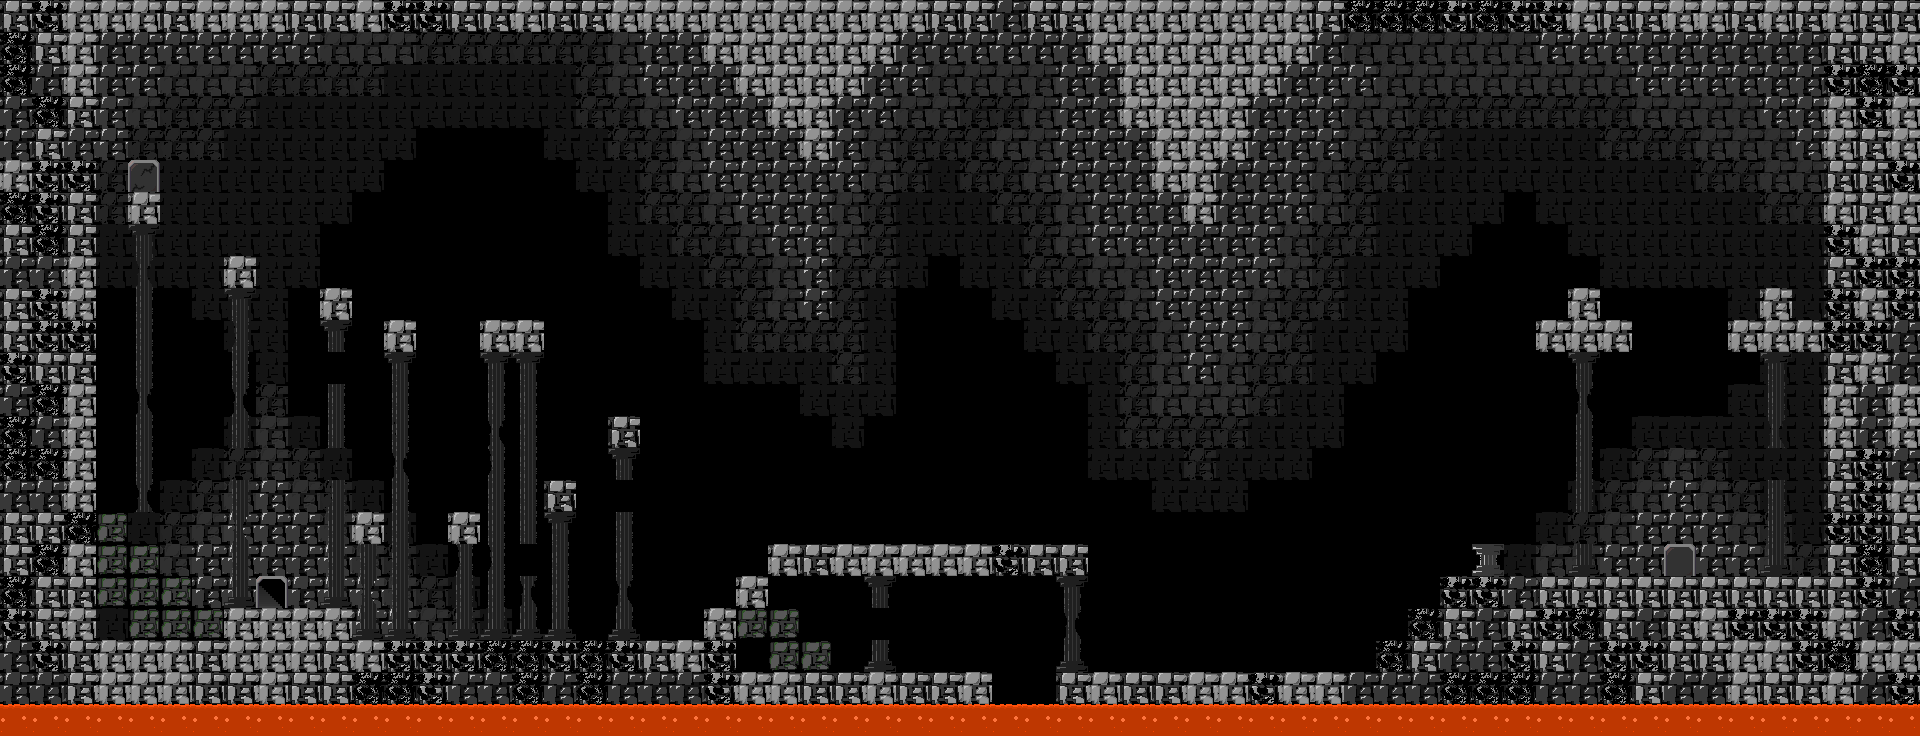

This is a level from a 2D game, rendered from its Tiled map with the project's own tilesets. A one-line summary and the map file follow, with tile-layer data summarised:
An orthogonal 60x23 tile map with 32x32 px tiles, 11 tile layers (background, door_off, lava, background_foreground, ...) and 7 objects.

<map version="1.0" orientation="orthogonal" renderorder="right-down" width="60" height="23" tilewidth="32" tileheight="32" backgroundcolor="#000000" nextobjectid="42">
 <tileset firstgid="1" name="gizmo" tilewidth="32" tileheight="32" tilecount="56">
  <image source="../../tileset/gizmo.png" width="256" height="224" />
  <tile id="0">
   <properties>
    <property name="item_type" value="BOMB" />
    <property name="name" value="topleft" />
   </properties>
  </tile>
  <tile id="30">
   <properties>
    <property name="destination" value="door_next" />
    <property name="room_number" value="1" />
   </properties>
  </tile>
 </tileset>
 <layer name="background" width="60" height="23">
  <data>[1380 cells, 762 non-empty, 16 distinct tile ids]</data>
 </layer>
 <layer name="door_off" width="60" height="23">
  <data>[1380 cells, 8 non-empty, 5 distinct tile ids]</data>
 </layer>
 <layer name="lava" width="60" height="23">
  <data>[1380 cells, 60 non-empty, 1 distinct tile ids]</data>
 </layer>
 <layer name="background_foreground" width="60" height="23">
  <data>[1380 cells, 58 non-empty, 6 distinct tile ids]</data>
 </layer>
 <layer name="ground" width="60" height="23">
  <data>[1380 cells, 83 non-empty, 6 distinct tile ids]</data>
 </layer>
 <layer name="destroyable_block_dirt" width="60" height="23">
  <data>[1380 cells, 13 non-empty, 2 distinct tile ids]</data>
 </layer>
 <layer name="destroyable_block_fall" width="60" height="23">
  <data>[1380 cells, 2 non-empty, 1 distinct tile ids]</data>
 </layer>
 <layer name="wall" width="60" height="23">
  <data>[1380 cells, 94 non-empty, 5 distinct tile ids]</data>
 </layer>
 <layer name="door_locked_bronze" width="60" height="23">
  <properties>
   <property name="destination" value="top_left_right" />
   <property name="room_number" value="0" />
  </properties>
  <data>[1380 cells, 0 non-empty, 0 distinct tile ids]</data>
 </layer>
 <layer name="door_other" width="60" height="23">
  <properties>
   <property name="destination" value="door_next" />
   <property name="room_number" value="1" />
  </properties>
  <data>[1380 cells, 1 non-empty, 1 distinct tile ids]</data>
 </layer>
 <layer name="ignore" width="60" height="23">
  <data>[1380 cells, 15 non-empty, 2 distinct tile ids]</data>
 </layer>
 <objectgroup name="phantom" />
 <objectgroup name="phantom_large">
  <object id="34" x="1265" y="305">
   <properties>
    <property name="boss_type" value="phantom" />
   </properties>
   <ellipse />
  </object>
 </objectgroup>
 <objectgroup name="key" />
 <objectgroup name="player_destinations">
  <object id="1" x="320" y="592">
   <properties>
    <property name="destination_name" value="door_previous" />
   </properties>
   <ellipse />
  </object>
  <object id="3" x="1632" y="560.5">
   <properties>
    <property name="destination_name" value="door_next" />
   </properties>
   <ellipse />
  </object>
  <object id="36" x="143.333" y="174">
   <properties>
    <property name="destination_name" value="top_left" />
   </properties>
   <ellipse />
  </object>
 </objectgroup>
 <objectgroup name="heart">
  <object id="35" x="1488.67" y="525.333">
   <ellipse />
  </object>
 </objectgroup>
 <objectgroup name="player_item">
  <object id="40" x="752" y="657">
   <properties>
    <property name="item_type" value="BOMB" />
   </properties>
   <ellipse />
  </object>
  <object id="41" x="114" y="624">
   <properties>
    <property name="item_type" value="potion_life" />
   </properties>
   <ellipse />
  </object>
 </objectgroup>
</map>